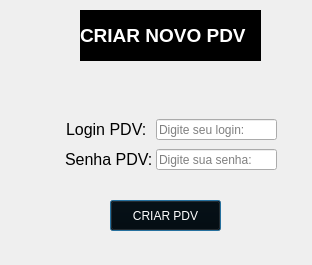
<?xml version="1.0" encoding="UTF-8"?>
<ui version="4.0">
 <class>Dialog</class>
 <widget class="QDialog" name="Dialog">
  <property name="geometry">
   <rect>
    <x>0</x>
    <y>0</y>
    <width>312</width>
    <height>265</height>
   </rect>
  </property>
  <property name="windowTitle">
   <string>Dialog</string>
  </property>
  <widget class="QLabel" name="label_2">
   <property name="geometry">
    <rect>
     <x>66</x>
     <y>109</y>
     <width>91</width>
     <height>41</height>
    </rect>
   </property>
   <property name="text">
    <string>&lt;html&gt;&lt;head/&gt;&lt;body&gt;&lt;p&gt;&lt;span style=&quot; font-size:12pt;&quot;&gt;Login PDV:&lt;/span&gt;&lt;/p&gt;&lt;/body&gt;&lt;/html&gt;</string>
   </property>
  </widget>
  <widget class="QLineEdit" name="lineEdit">
   <property name="geometry">
    <rect>
     <x>156</x>
     <y>119</y>
     <width>121</width>
     <height>21</height>
    </rect>
   </property>
   <property name="text">
    <string/>
   </property>
   <property name="placeholderText">
    <string>Digite seu login:</string>
   </property>
  </widget>
  <widget class="QPushButton" name="pushButton">
   <property name="geometry">
    <rect>
     <x>110</x>
     <y>200</y>
     <width>111</width>
     <height>31</height>
    </rect>
   </property>
   <property name="cursor">
    <cursorShape>PointingHandCursor</cursorShape>
   </property>
   <property name="styleSheet">
    <string notr="true">background-color: rgb(0, 0, 0);
color: rgb(255, 255, 255);
font: 75 14pt &quot;MS Shell Dlg 2&quot;;</string>
   </property>
   <property name="text">
    <string>CRIAR PDV</string>
   </property>
  </widget>
  <widget class="QLineEdit" name="lineEdit_2">
   <property name="geometry">
    <rect>
     <x>156</x>
     <y>149</y>
     <width>121</width>
     <height>21</height>
    </rect>
   </property>
   <property name="inputMask">
    <string/>
   </property>
   <property name="text">
    <string/>
   </property>
   <property name="frame">
    <bool>true</bool>
   </property>
   <property name="echoMode">
    <enum>QLineEdit::Password</enum>
   </property>
   <property name="dragEnabled">
    <bool>false</bool>
   </property>
   <property name="placeholderText">
    <string>Digite sua senha: </string>
   </property>
   <property name="clearButtonEnabled">
    <bool>false</bool>
   </property>
  </widget>
  <widget class="QLabel" name="label_4">
   <property name="geometry">
    <rect>
     <x>65</x>
     <y>139</y>
     <width>111</width>
     <height>41</height>
    </rect>
   </property>
   <property name="text">
    <string>&lt;html&gt;&lt;head/&gt;&lt;body&gt;&lt;p&gt;&lt;span style=&quot; font-size:12pt;&quot;&gt;Senha PDV:&lt;/span&gt;&lt;/p&gt;&lt;/body&gt;&lt;/html&gt;</string>
   </property>
  </widget>
  <widget class="QLabel" name="label">
   <property name="geometry">
    <rect>
     <x>80</x>
     <y>10</y>
     <width>181</width>
     <height>51</height>
    </rect>
   </property>
   <property name="styleSheet">
    <string notr="true">background-color: rgb(0, 0, 0);
color: rgb(255, 255, 255);</string>
   </property>
   <property name="text">
    <string>&lt;html&gt;&lt;head/&gt;&lt;body&gt;&lt;p&gt;&lt;span style=&quot; font-size:14pt; font-weight:600;&quot;&gt;CRIAR NOVO PDV&lt;/span&gt;&lt;/p&gt;&lt;/body&gt;&lt;/html&gt;</string>
   </property>
  </widget>
 </widget>
 <resources/>
 <connections/>
</ui>
